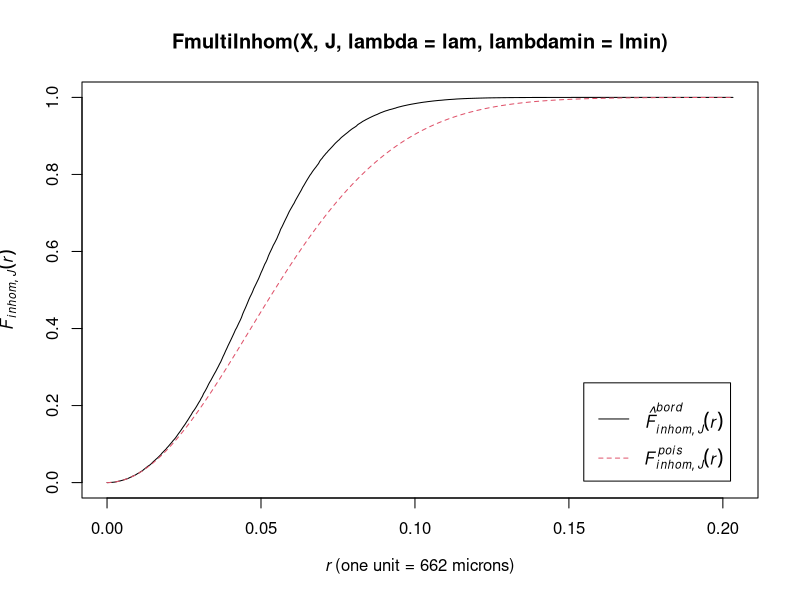

Generate this figure with R:
library(spatstat)


### Name: FmultiInhom
### Title: Inhomogeneous Marked F-Function
### Aliases: FmultiInhom
### Keywords: spatial nonparametric

### ** Examples

  X <- amacrine
  J <- (marks(X) == "off")
  mod <- ppm(X ~ marks * x)
  lam <- fitted(mod, dataonly=TRUE)
  lmin <- min(predict(mod)[["off"]]) * 0.9
  plot(FmultiInhom(X, J, lambda=lam, lambdamin=lmin))
